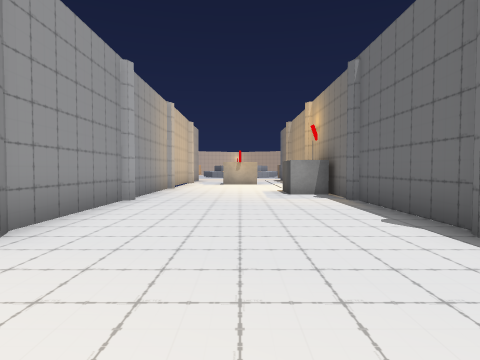
View 1 (above)

16 first-person views from a walk through a scene from a Unity 3-D project. The camera is 1.3 m above the floor, tilts 2° down and sees 75° across. The floor is counted in squares, 2 m on a side. Each view is taken from the middle of a square. On the plan, view 1 faces up. The plan holds only what a view shows up to about 10 squares ahead; the rest is blank. The place goes on beyond the plan. The player is left out. Some surface patterns are stand-ins.

View 2
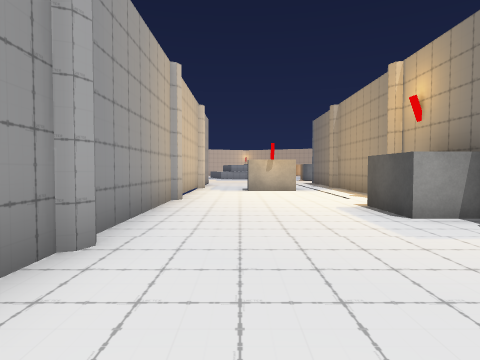

View 3
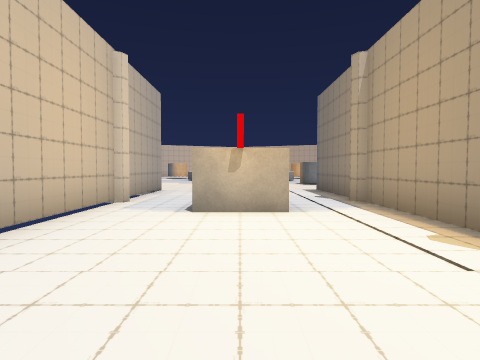

View 4
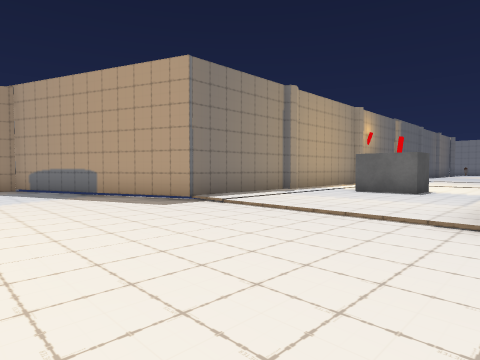

View 5
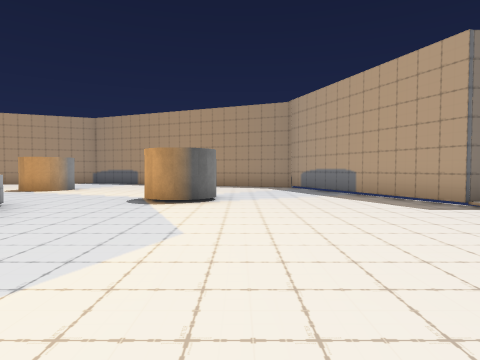

View 6
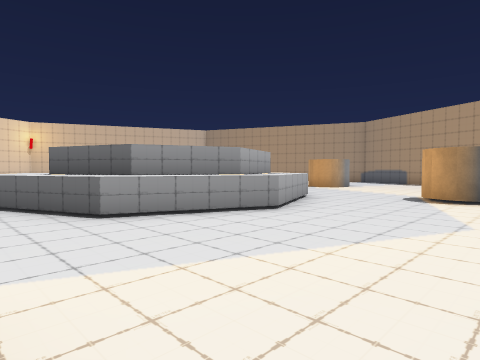

View 7
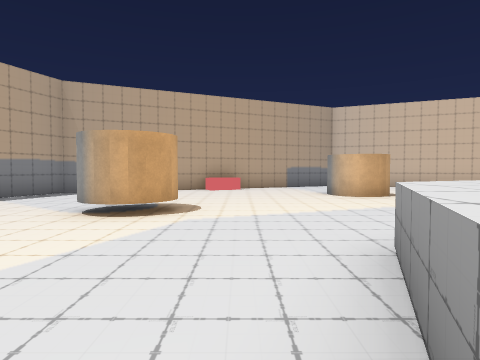

View 8
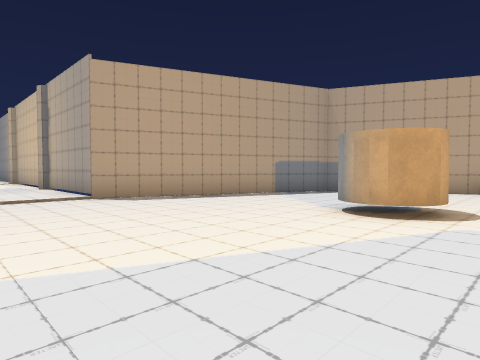

View 9
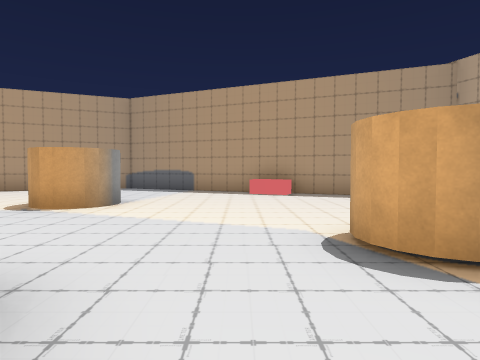

View 10
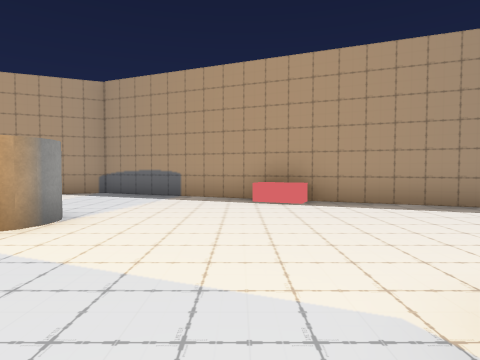

View 11
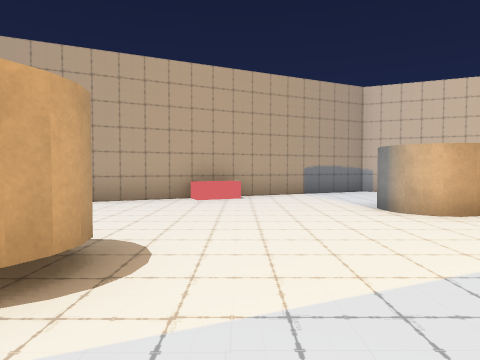

View 12
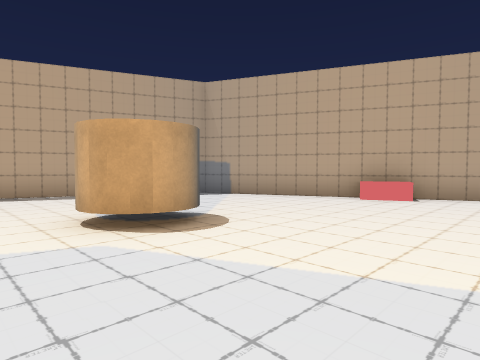

View 13
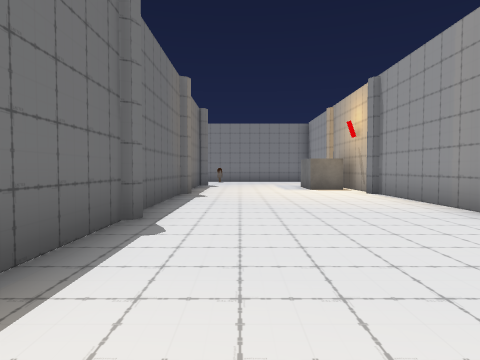

View 14
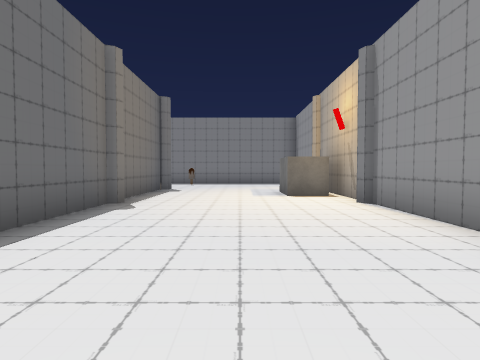

View 15
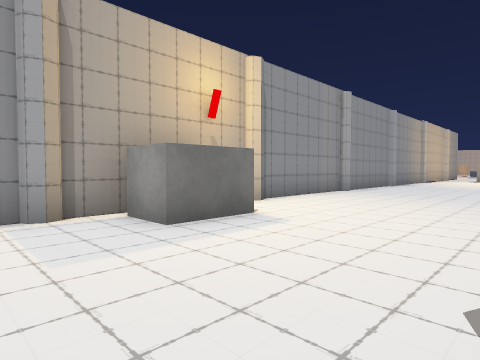

View 16
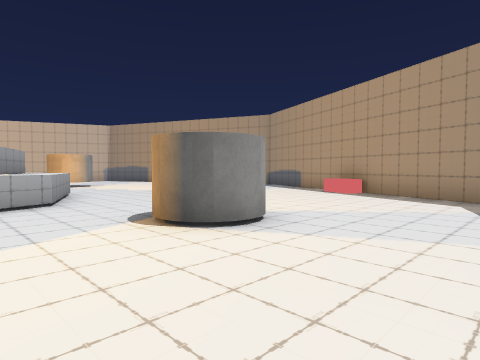

### Floor plan
Key: @ floor where view 1 was taken; # wall or solid block; . main floor; : floor 0.25 m higher than the main floor; / step, stairs or slope; ^ raised ledge; O other object.
Columns run from 12 left of view 1 to 12 right of it. Each row starts with its distance up from view 1.
 29 #...#... ^#   #^..##....#
 28 #.........####^^.......##
 27 ##........^^#^^........#
 26  ^O...................##
 25   O....#........#....O^
 24   #....#.......##....#
 23   ##.................#
 22    #.................#
 21    ##...............##
 20     ####.........####
 19        ###/////###
 18          #:::::#
 17          #:::::#
 16          #:::::#
 15          #:::::#
 14          #::#::#
 13          #:::::#
 12          #:::::#
 11          #:::::
 10          #:::::
  9          #::::##
  8          #:::::#
  7          #:::::#
  6          #:::::#
  5          #:::::#
  4          #:::::#
  3          #:::::#
  2          #:::::#
  1          #:::::#
  0          #::@::#
 -1          #:::::#
 -2          #:::::#
 -3          ##::::#
 -4          ##::::#
 -5          #:::::#
 -6           :::::

Where each view was taken, in squares from view 1:
view 1: 0 up, 0 right, facing up
view 2: 4 up, 1 left, facing up
view 3: 9 up, 0 right, facing up
view 4: 23 up, 3 left, facing down-right
view 5: 23 up, 3 left, facing right
view 6: 23 up, 4 left, facing up-right
view 7: 26 up, 0 right, facing left
view 8: 26 up, 0 right, facing down-left
view 9: 26 up, 1 right, facing right
view 10: 26 up, 3 right, facing right
view 11: 26 up, 3 left, facing left
view 12: 28 up, 3 left, facing down-left
view 13: 7 up, 1 right, facing down
view 14: 5 up, 0 right, facing down
view 15: 6 down, 2 right, facing up-left
view 16: 21 up, 1 right, facing up-right
